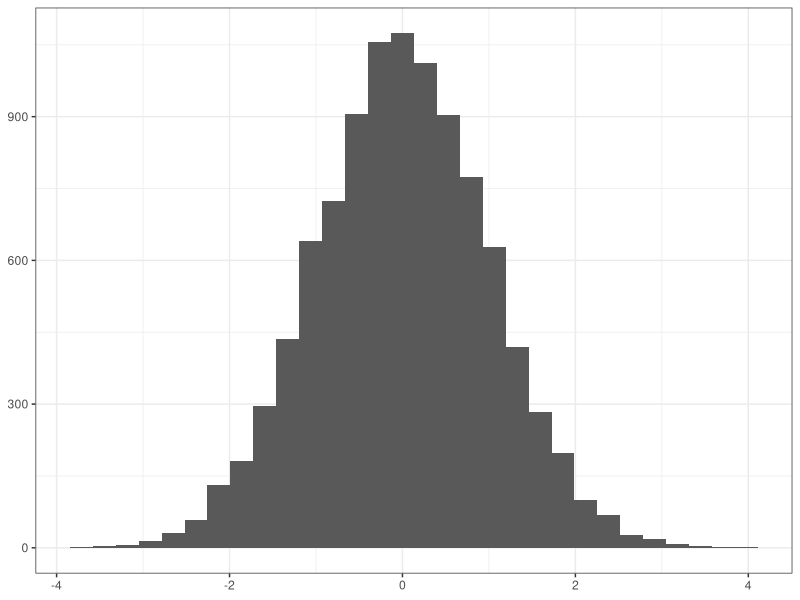
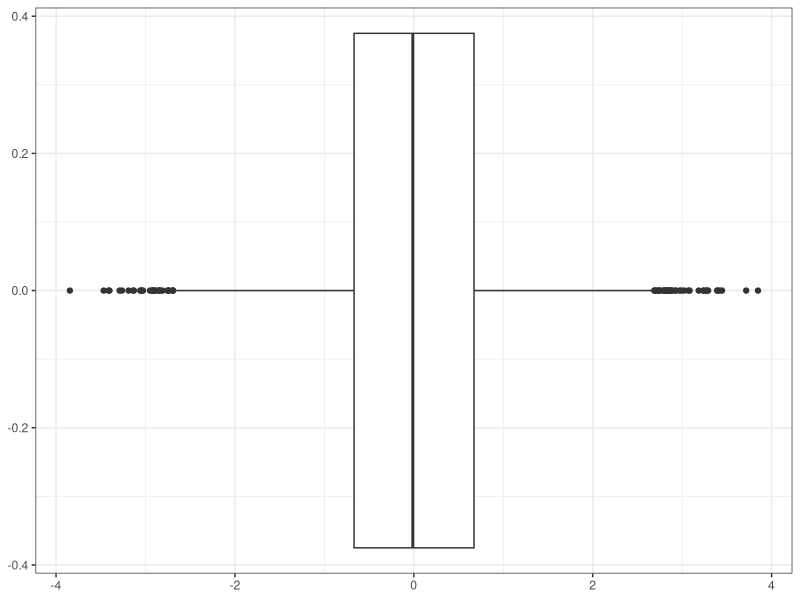
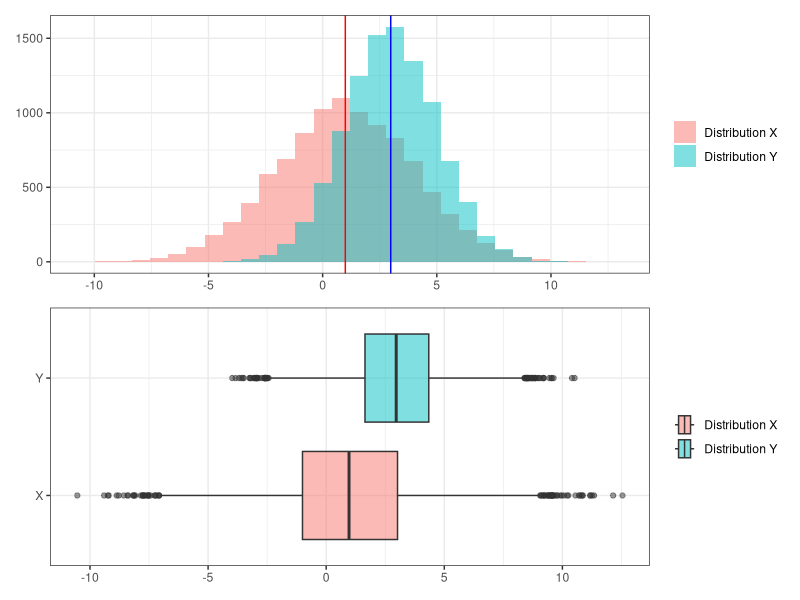

Generate these figures, in order, with R:
## ---- chunk 1
library(tidyverse)
library(kableExtra)
library(patchwork)

set.seed(123)

norm_d = rnorm(10000)

ggplot() +
  geom_histogram(aes(x = norm_d)) +
  labs(x = NULL,
       y = NULL) +
  theme_bw()
## ---- chunk 2
ggplot() +
  geom_boxplot(aes(x = norm_d)) +
  labs(x = NULL,
       y = NULL) +
  theme_bw()
## ---- chunk 3
set.seed(123)

norm_x = rnorm(n = 10000, mean = 1, sd = 3)
norm_y = rnorm(n = 10000, mean = 3, sd = 2)

his = ggplot() +
  geom_histogram(aes(x = norm_x, fill = "Distribution X"), alpha = 0.5) +
  geom_histogram(aes(x = norm_y, fill = "Distribution Y"), alpha = 0.5) +
  geom_vline(xintercept = mean(norm_x), color = "red") +
  geom_vline(xintercept = mean(norm_y), color = "blue") +
  labs(x = NULL,
       y = NULL,
       fill = NULL) +
  theme_bw()

box = ggplot() +
  geom_boxplot(aes(x = norm_x, y = "X", fill = "Distribution X"), alpha = 0.5) +
  geom_boxplot(aes(x = norm_y, y = "Y", fill = "Distribution Y"), alpha = 0.5) +
  labs(x = NULL,
       y = NULL,
       fill = NULL) +
  theme_bw() 

his / box
## ---- chunk 4
#| echo: FALSE
t.test(norm_x, norm_y)
## ---- chunk 5
#| echo: TRUE
df_x = data.frame(ID = c("1", "2", "3", "4"), 
                X = c(34, 22, 19, 85))

df_y = data.frame(ID = c("1", "2", "4", "4"), 
                Y = c("Blue", "Red", "Green", "Yellow"))
## ---- chunk 6
df_x %>%
  kable()
## ---- chunk 7
df_y %>%
   kable()
## ---- chunk 8
df_x %>%
  kable()
## ---- chunk 9
df_y %>%
   kable() 
## ---- chunk 10
#| echo: FALSE
#| eval: TRUE
 df_x %>% 
   left_join(df_y, by = "ID") %>%
   kable() 
## ---- chunk 11
df_x %>%
  kable() %>%
  row_spec(c(1:2), background = "#4E2A84", color = "white")
## ---- chunk 12
df_y %>%
   kable() %>%
  row_spec(c(1:2), background = "#4E2A84", color = "white")
## ---- chunk 13
#| echo: FALSE
#| eval: TRUE
 df_x %>% 
   left_join(df_y, by = "ID") %>%
   kable() %>%
  row_spec(c(1:2), background = "#4E2A84", color = "white")
## ---- chunk 14
df_x %>%
  kable() %>%
  row_spec(c(3), background = "#4E2A84", color = "white")
## ---- chunk 15
df_y %>%
   kable() 
## ---- chunk 16
#| echo: FALSE
#| eval: TRUE
 df_x %>% 
   left_join(df_y, by = "ID") %>%
   kable() %>%
  row_spec(c(3), background = "#4E2A84", color = "white")
## ---- chunk 17
df_x %>%
  kable() %>%
  row_spec(c(4), background = "#4E2A84", color = "white")
## ---- chunk 18
df_y %>%
  kable() %>%
  row_spec(c(3:4), background = "#4E2A84", color = "white")
## ---- chunk 19
#| echo: FALSE
#| eval: TRUE
 df_x %>% 
   left_join(df_y, by = "ID") %>%
   kable() %>%
  row_spec(c(4:5), background = "#4E2A84", color = "white")
